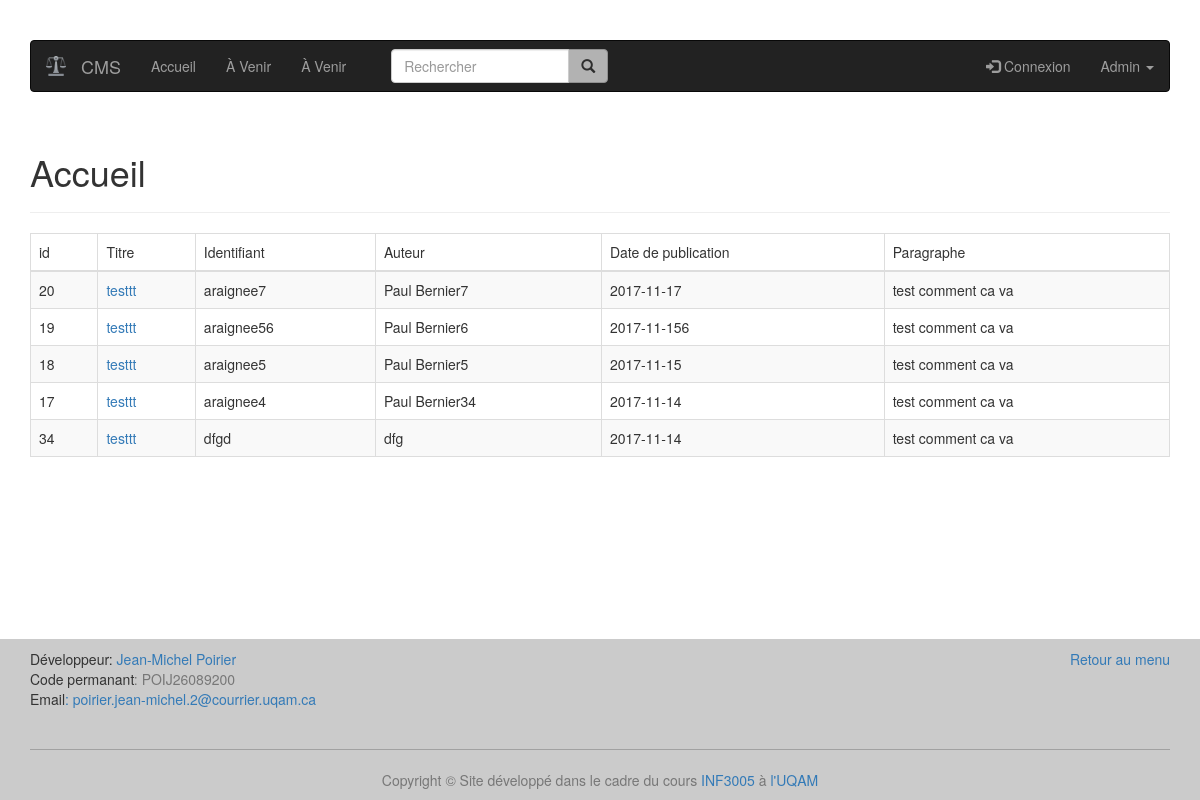
The page / on the database its author committed.
### tables this page shows
CREATE TABLE article (
  id integer primary key,
  titre varchar(100),
  identifiant varchar(50),
  auteur varchar(100),
  date_publication text,
  paragraphe varchar(500)
);

### index.py (the view)
@app.route('/')
def start_page():
    publications = get_db().get_cinq_last_publications()
    return render_template('accueil.html', publications=publications)

### article.py (called while the page is built)
    def get_cinq_last_publications(self):
        cursor = self.get_connection2().cursor()
        cursor.execute("SELECT * FROM article "
                       "WHERE date_publication < date('now') "
                       "ORDER BY date_publication DESC")
        publications = cursor.fetchmany(5)
        return publications

### database.py (called while the page is built)
    def get_connection2(self):
        if self.connection is None:
            self.connection = sqlite3.connect('db/db.db')
            self.connection.row_factory = sqlite3.Row
        return self.connection

    def disconnect(self):
        if self.connection is not None:
            self.connection.close()

### index.py (called while the page is built)
def get_db():
    db = getattr(g, '_database', None)
    if db is None:
        g._database = Article()
    return g._database

@app.teardown_appcontext
def close_connection(exception):
    db = getattr(g, '_database', None)
    if db is not None:
        db.disconnect()

### templates/accueil.html (shortened to what this page needs)
{% extends "layout.html" %}
{% block content %}
    <h1>Accueil</h1>
    <hr class="divider">
    <table class="table table-striped table-bordered">
        <thead>
        <td>id</td>
        <td>Titre</td>
        <td>Identifiant</td>
        <td>Auteur</td>
        <td>Date de publication</td>
        <td>Paragraphe</td>
        </thead>
        {% for publication in publications %}
            <tr>
                <td>{{ publication["id"] }}</td>
                <td><a href="/article/{{ publication["identifiant"] }}">{{ publication["titre"] }}</a></td>
                <td>{{ publication["identifiant"] }}</td>
                <td>{{ publication['auteur'] }}</td>
                <td>{{ publication["date_publication"] }}</td>
                <td>{{ publication['paragraphe' ]}}</td>
            </tr>
        {% endfor %}
    </table>
{% endblock %}

### rows shown on the page
article: id "20", titre "testtt", identifiant "araignee7", auteur "Paul Bernier7", date_publication "2017-11-17", paragraphe "test comment ca va"
article: id "19", titre "testtt", identifiant "araignee56", auteur "Paul Bernier6", date_publication "2017-11-156", paragraphe "test comment ca va"
article: id "18", titre "testtt", identifiant "araignee5", auteur "Paul Bernier5", date_publication "2017-11-15", paragraphe "test comment ca va"
article: id "17", titre "testtt", identifiant "araignee4", auteur "Paul Bernier34", date_publication "2017-11-14", paragraphe "test comment ca va"
article: id "34", titre "testtt", identifiant "dfgd", auteur "dfg", date_publication "2017-11-14", paragraphe "test comment ca va"
